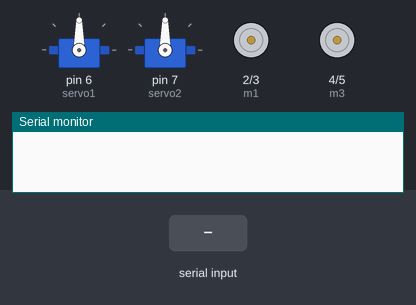
Simulated run of this sketch. Board: Arduino Uno, built with avr-gcc and run on an emulated ATmega328P. On the bench: 2 × servo, motor-driver pin pairs drawn as motors (green arrow = first pin HIGH = forward, orange = second pin HIGH = backward, longer = more drive), the last lines printed to the serial monitor. Inputs (shaded band) come from the test bench.

Above: at 1.2 s.
1.3 s: "F" received over Serial
At 1.8 s:
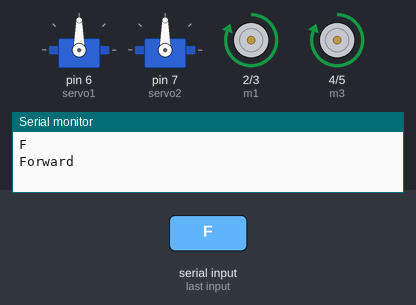
2.8 s: "B" received over Serial
At 4.0 s:
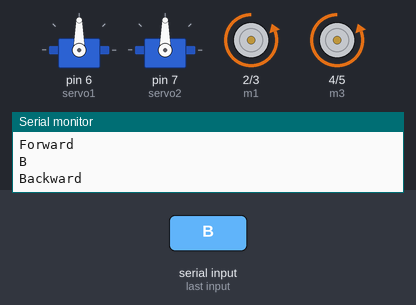
4.3 s: "L" received over Serial
At 5.2 s:
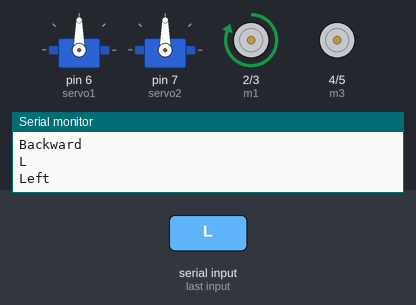
5.8 s: "R" received over Serial
At 6.4 s:
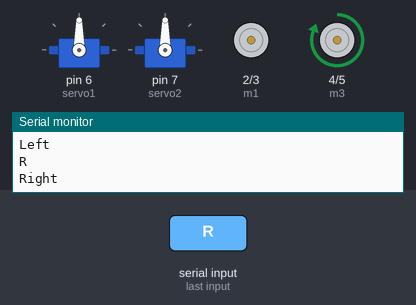
7.3 s: "f" received over Serial
At 8.5 s:
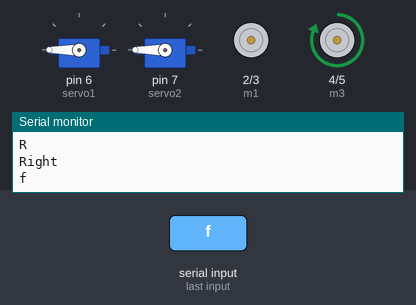
8.8 s: "S" received over Serial
At 9.9 s:
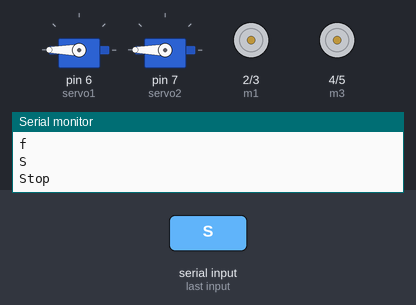
Timing chart, 0 to 11.3 s (numbered marks = the images above; inputs shaded):
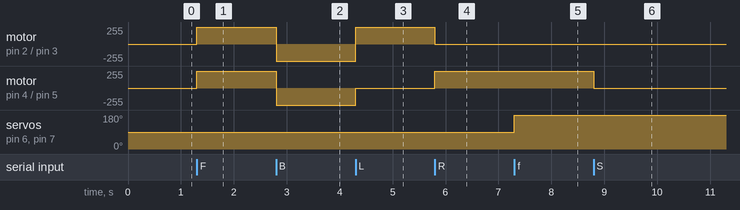

The sketch:

destbin.ino
```cpp
#include <Servo.h>
Servo servo1;
Servo servo2;
#define m1 2
#define m2 3
#define m3 4
#define m4 5

void setup()
{
  pinMode(m1, OUTPUT);
  pinMode(m2, OUTPUT);
  pinMode(m3, OUTPUT);
  pinMode(m4, OUTPUT);
  servo1.attach(6);
  servo2.attach(7);
  Serial.begin(9600);
}
void loop()
{
  if(Serial.available()>0)
  {
    char val = Serial.read();
    Serial.println(val);
    if(val == 'F')
    {
      Serial.println("Forward");
      digitalWrite(m1, HIGH);
      digitalWrite(m2, LOW);
      digitalWrite(m3, HIGH);
      digitalWrite(m4, LOW);
    }
    else if(val == 'B')
    {
      Serial.println("Backward");
      digitalWrite(m1, LOW);
      digitalWrite(m2, HIGH);
      digitalWrite(m3, LOW);
      digitalWrite(m4, HIGH);
    }
    else if(val == 'L')
    {
      Serial.println("Left");
      digitalWrite(m1, HIGH);
      digitalWrite(m2, LOW);
      digitalWrite(m3, LOW);
      digitalWrite(m4, LOW);
    }
    else if(val == 'R')
    {
      Serial.println("Right");
      digitalWrite(m1, LOW);
      digitalWrite(m2, LOW);
      digitalWrite(m3, HIGH);
      digitalWrite(m4, LOW);
    }
    else if(val == 'S')
    {
      Serial.println("Stop");
      digitalWrite(m1, LOW);
      digitalWrite(m2, LOW);
      digitalWrite(m3, LOW);
      digitalWrite(m4, LOW);
    }
    else if(val == 'f')
    {
      servo1.write(180);
      servo2.write(180);
    }
    else if(val == 'b')
    {
      servo1.write(0);
      servo2.write(0);
    }
  }
}
```

Measured:
- after the input at 1.3 s, motor on pin 2 (m1) / pin 3 (m2), motor on pin 4 (m3) / pin 5 (m4): stopped → forward 255/255 at once
- after the input at 2.8 s, motor on pin 2 (m1) / pin 3 (m2), motor on pin 4 (m3) / pin 5 (m4): forward 255/255 → backward 255/255 at once
- after the input at 4.3 s, motor on pin 2 (m1) / pin 3 (m2): backward 255/255 → forward 255/255 at once; motor on pin 4 (m3) / pin 5 (m4): backward 255/255 → stopped at once
- after the input at 5.8 s, motor on pin 2 (m1) / pin 3 (m2): forward 255/255 → stopped at once; motor on pin 4 (m3) / pin 5 (m4): stopped → forward 255/255 at once
- after the input at 7.3 s, servo on pin 6 (servo1), servo on pin 7 (servo2): 90° → 180° at once
- after the input at 8.8 s, motor on pin 4 (m3) / pin 5 (m4): forward 255/255 → stopped at once
